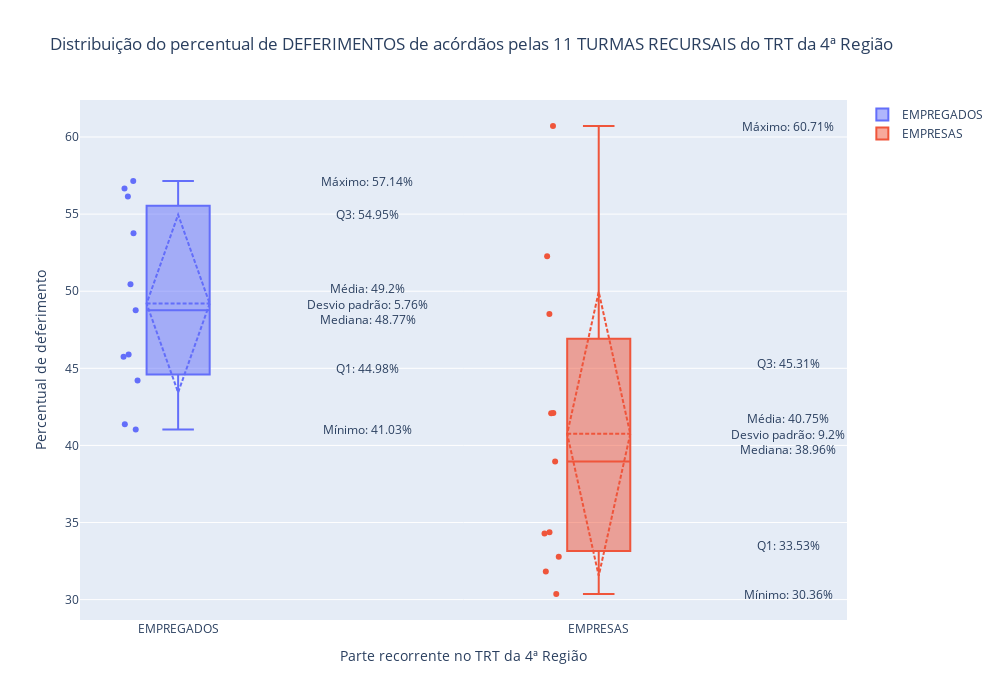

The code cell stored with this chart in its notebook:
### Code cell
df_quantidades_percentuais = df_quantidades_percentuais_TRT4

_tipo_requerente_EMPREGADO = df_quantidades_percentuais["tipo_requerente_previsto"] == "EMPREGADO"
_tipo_requerente_EMPRESA = df_quantidades_percentuais["tipo_requerente_previsto"] == "EMPRESA"
_tribunal = df_quantidades_percentuais["TRIBUNAL"] == "TRT4"

layout = go.Layout(
    title='Distribuição do percentual de DEFERIMENTOS de acórdãos pelas 11 TURMAS RECURSAIS do TRT da 4ª Região',
    yaxis_title_text='Percentual de deferimento',
    xaxis_title_text='Parte recorrente no TRT da 4ª Região',
    width=1000,
    height=700,
    #boxgap=1
)

box_width = 0.15

########## EMPREGADOS
y_empregado = df_quantidades_percentuais.loc[ _tribunal & _tipo_requerente_EMPREGADO, "percentual_deferido"]

trace1 = go.Box(
    y=y_empregado,
    name='EMPREGADOS',
    boxmean='sd', # represent mean and standard deviation
    boxpoints='all',
    width=box_width
)

########## EMPRESAS
y_empresa = df_quantidades_percentuais.loc[ _tribunal & _tipo_requerente_EMPRESA, "percentual_deferido"]

trace2 = go.Box(
    y=y_empresa,
    name='EMPRESAS',
    boxmean='sd', # represent mean and standard deviation
    boxpoints='all',
    width=box_width
)

fig = go.Figure( data = [ trace1, trace2 ], layout=layout )

########## LEGENDAS EMPREGADOS
for legenda in zip( ["Mínimo","Q1","Mediana","Q3","Máximo"], df_quantidades_percentuais.loc[ _tribunal & _tipo_requerente_EMPREGADO, "percentual_deferido"].quantile([0,0.25,0.5,0.75,1]) ):
    if(legenda[0] != "Mediana"):
        fig.add_annotation(
            y=legenda[1],
            x=0.45,
            text=legenda[0] + ": " + str(round(legenda[1], 2)) + "%",
            showarrow=False
            )

media_empregado = np.mean(y_empregado)
mediana_empregado = np.median(y_empregado)
desvio_padrao_empregado = np.std(y_empregado)

fig.add_annotation(
        y=media_empregado,
        x=0.45,
        text="Média: " + str(round(media_empregado, 2)) + "%<br>Desvio padrão: " + str(round(desvio_padrao_empregado, 2)) + "%<br>Mediana: " + str(round(mediana_empregado, 2)) + "%<br>",
        showarrow=False
        )

########## LEGENDAS EMPRESAS
for legenda in zip( ["Mínimo","Q1","Mediana","Q3","Máximo"], df_quantidades_percentuais.loc[ _tribunal & _tipo_requerente_EMPRESA, "percentual_deferido"].quantile([0,0.25,0.5,0.75,1]) ):
    if(legenda[0] != "Mediana"):
        fig.add_annotation(
            y=legenda[1],
            x=1.45,
            text=legenda[0] + ": " + str(round(legenda[1], 2)) + "%",
            showarrow=False
            )

media_empresa = np.mean(y_empresa)
mediana_empresa = np.median(y_empresa)
desvio_padrao_empresa = np.std(y_empresa)
fig.add_annotation(
        y=media_empresa,
        x=1.45,
        text="Média: " + str(round(media_empresa, 2)) + "%<br>Desvio padrão: " + str(round(desvio_padrao_empresa, 2)) + "%<br>Mediana: " + str(round(mediana_empresa, 2)) + "%<br>",
        showarrow=False
        )

fig.show()

### Figure 1 — Plotly figure (JSON) as saved in the notebook; plotly's stock layout.template omitted (floating-point values rounded to 4 significant figures)
{"data": [{"boxmean": "sd", "boxpoints": "all", "name": "EMPREGADOS", "type": "box", "width": 0.15, "y": [44.22, 41.38, 50.46, 57.14, 45.74, 53.77, 45.89, 48.77, 56.67, 56.14, 41.03]}, {"boxmean": "sd", "boxpoints": "all", "name": "EMPRESAS", "type": "box", "width": 0.15, "y": [34.29, 60.71, 31.82, 38.96, 52.27, 48.51, 34.38, 42.09, 32.78, 30.36, 42.11]}], "layout": {"annotations": [{"showarrow": false, "text": "Mínimo: 41.03%", "x": 0.45, "y": 41.03}, {"showarrow": false, "text": "Q1: 44.98%", "x": 0.45, "y": 44.98}, {"showarrow": false, "text": "Q3: 54.95%", "x": 0.45, "y": 54.95}, {"showarrow": false, "text": "Máximo: 57.14%", "x": 0.45, "y": 57.14}, {"showarrow": false, "text": "Média: 49.2%<br>Desvio padrão: 5.76%<br>Mediana: 48.77%<br>", "x": 0.45, "y": 49.2}, {"showarrow": false, "text": "Mínimo: 30.36%", "x": 1.45, "y": 30.36}, {"showarrow": false, "text": "Q1: 33.53%", "x": 1.45, "y": 33.53}, {"showarrow": false, "text": "Q3: 45.31%", "x": 1.45, "y": 45.31}, {"showarrow": false, "text": "Máximo: 60.71%", "x": 1.45, "y": 60.71}, {"showarrow": false, "text": "Média: 40.75%<br>Desvio padrão: 9.2%<br>Mediana: 38.96%<br>", "x": 1.45, "y": 40.75}], "height": 700, "title": {"text": "Distribuição do percentual de DEFERIMENTOS de acórdãos pelas 11 TURMAS RECURSAIS do TRT da 4ª Região"}, "width": 1000, "xaxis": {"autorange": true, "range": [-0.2354, 1.624], "title": {"text": "Parte recorrente no TRT da 4ª Região"}, "type": "category"}, "yaxis": {"autorange": true, "range": [28.68, 62.4], "title": {"text": "Percentual de deferimento"}, "type": "linear"}}}
